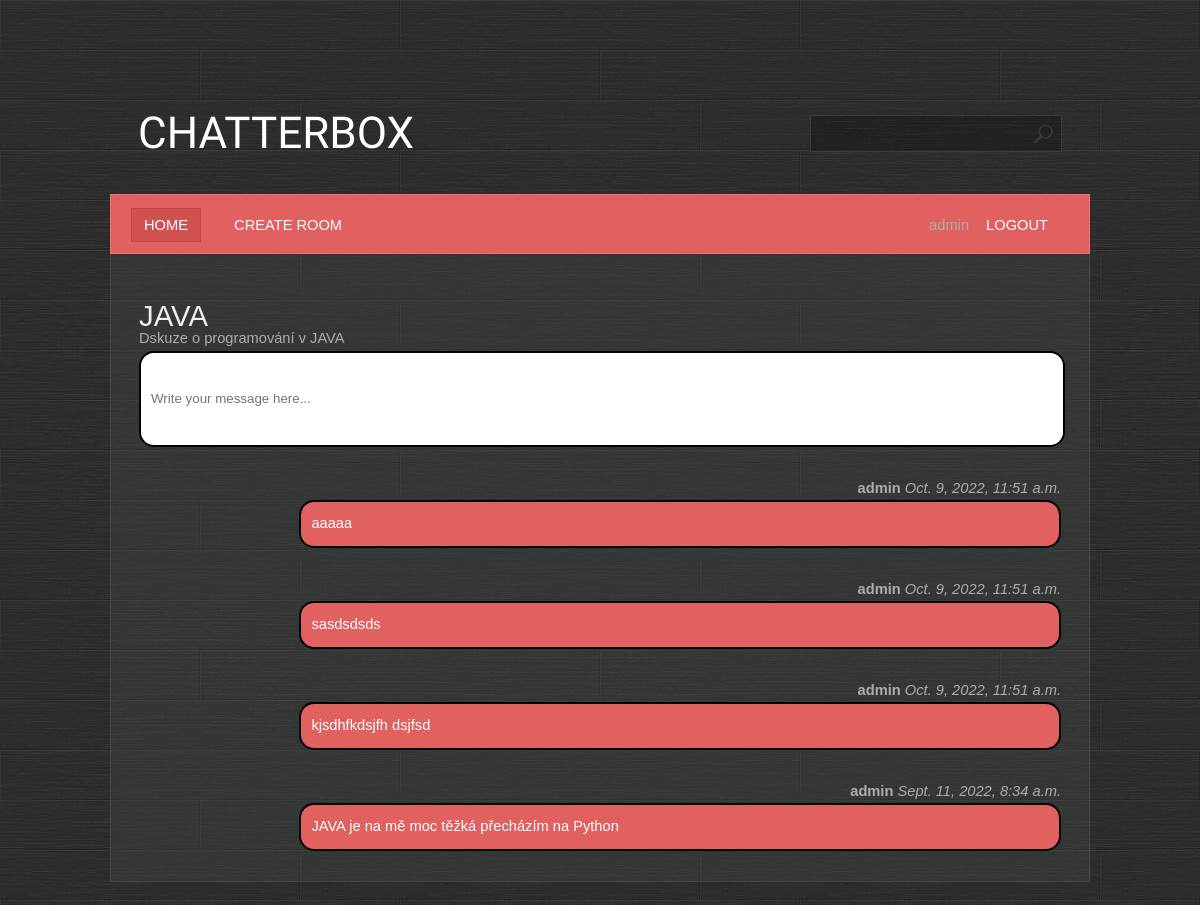
The page /room/2 (signed in) on the database as committed earlier.
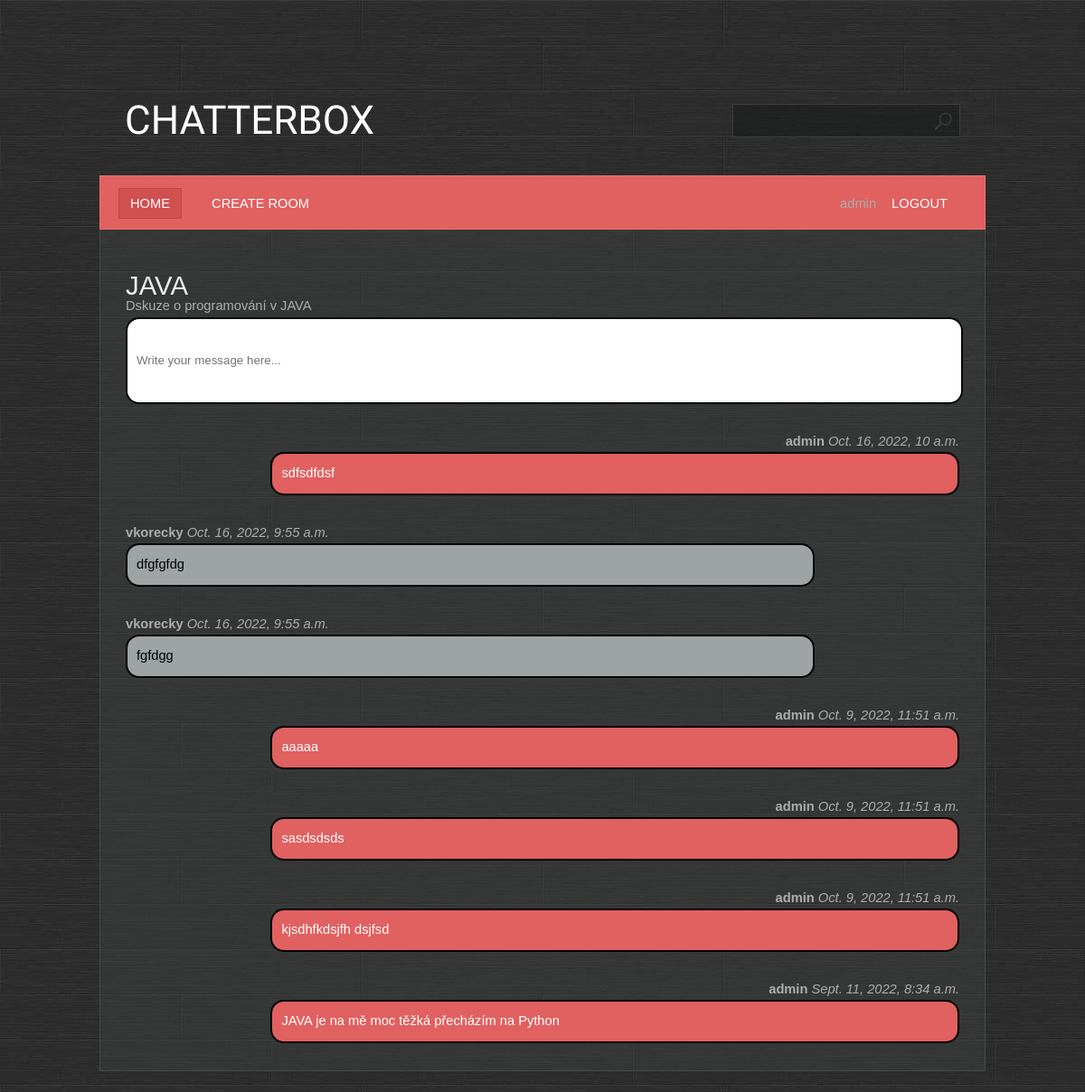
The same page on the database as committed later.
### base/models.py (models this page shows, shortened)
class Message(models.Model):
    body = models.TextField()
    room = models.ForeignKey(Room, on_delete=models.CASCADE)
    user = models.ForeignKey(User, on_delete=models.CASCADE)
    created = models.DateTimeField(auto_now_add=True)
    updated = models.DateTimeField(auto_now=True)
    class Meta:
        ordering = ['-created', '-updated']

### base/views.py (the view, shortened to what this page needs)
# urls.py: path('room/<pk>', base.views.room, name='room'),
@login_required
@permission_required(['base.view_room', 'base.view_message'])
def room(request, pk):
    room = Room.objects.get(id=pk)
    messages = room.message_set.all()
    context = {'room': room, 'messages': messages}
    return render(request, 'base/room.html', context)

### base/templates/base/room.html (shortened to what this page needs)
{% extends 'main.html' %}
{% block content %}
    <h1>{{ room.name }}</h1>
    <div>{{ room.description }}</div>
    <div class="box room__message">
        <form action="" method="POST">
            <input name="body" placeholder="Write your message here..."/>
        </form>
    </div>
    {% for message in messages %}
        <div class="box">
            {% if user == message.user %}
                <div style="float: right;"><b>{{ message.user }}</b> <i>{{ message.created }}</i></div>
                <div class="message" style="float: right; background-color: #e16060; color: white;">{{ message.body }}</div>
            {% else %}
                <div><b>{{ message.user }}</b> <i>{{ message.created }}</i></div>
                <div class="message">{{ message.body }}</div>
            {% endif %}
        </div>
    {% endfor %}
{% endblock %}

Rows that differ between the two databases and show on the page:
added Message: user "admin", created "Oct. 16, 2022, 10 a.m.", body "sdfsdfdsf"
added Message: user "vkorecky", created "Oct. 16, 2022, 9:55 a.m.", body "dfgfgfdg"
added Message: user "vkorecky", created "Oct. 16, 2022, 9:55 a.m.", body "fgfdgg"
